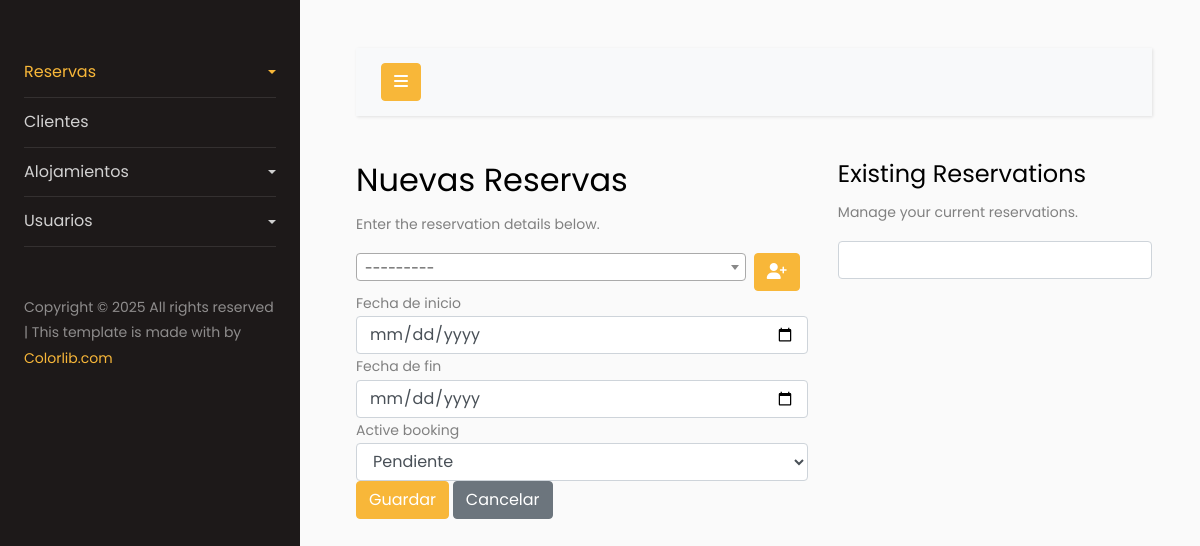
The page /mdreser/nueva-reserva on the database as committed earlier.
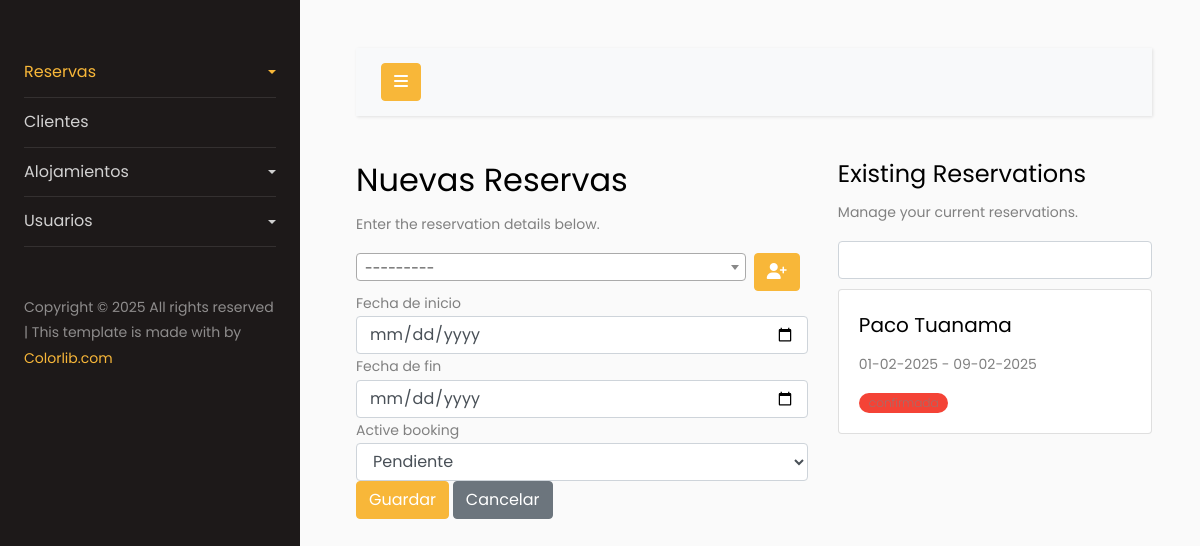
The same page on the database as committed later.
### clientes/models.py (models this page shows)
class ModelsClientes(models.Model):
    name_customer = models.CharField(max_length=100, verbose_name='Nombre Completo')
    last_name_customer = models.CharField(max_length=100, verbose_name='Apellido')
    email_customer = models.EmailField(max_length=100, unique=True, verbose_name='Email')
    phone_customer = models.CharField(max_length=100, verbose_name='Telefono')
    address_customer = models.CharField(max_length=100, verbose_name='Direccion')
    city_customer = models.CharField(max_length=100, verbose_name='Ciudad')
    active_customer = models.BooleanField(verbose_name='Estado', default=True)
    date_create_customer = models.DateTimeField(auto_now_add=True, verbose_name='Fecha de creacion')
    def __str__(self):
        return f"{self.name_customer} {self.last_name_customer}"
    class Meta:
        verbose_name = 'Cliente'
        verbose_name_plural = 'Clientes'
        db_table = 'clientes'

### ReserApp/views.py (the view, shortened to what this page needs)
# urls.py: path('nueva-reserva', ReservasView.as_view(), name='new-reserva'),
class ReservasView(View):
    template_name = 'index-reservas.html'
    def get(self, request, *args, **kwargs):
        word =  request.GET.get('search')
        context = {
            'form': FormularioReserva(),
            'form_customer': ClientesForm(),
            'reservas' :  ModelsReservas.objects.all()
        }
        print(word)
        return render(request, self.template_name, context)

### ReserApp/forms.py
class FormularioReserva(forms.ModelForm):
    class Meta:
        model = ModelsReservas
        fields = '__all__'
        widgets = {
            'date_start' : forms.DateInput(attrs={'type': 'date'}),
            'date_end' : forms.DateInput(attrs={'type': 'date'})
        }
    def __init__(self, *args, **kwargs):
        super().__init__(*args, **kwargs)
        for field_name, field in self.fields.items():
            field.widget.attrs['class'] = 'form-control'
            if field_name == 'customer_selection':
                field.widget.attrs['class'] = 'js-example-basic-single form-control'

### clientes/forms.py
class ClientesForm(ModelForm):
    class Meta:
        model = ModelsClientes
        fields = '__all__'
    def __init__(self, *args, **kwargs):
        super().__init__(*args, **kwargs)
        for field_name, field in self.fields.items():
            field.widget.attrs['class'] = 'form-control'

### ReserApp/templates/index-reservas.html (shortened to what this page needs)
{% extends 'index-intranet.html' %}
{% load static %}
{% block content %}
<div class="row">
  <div class="col-sm-7">
    <h2>Nuevas Reservas</h2>
    <p>Enter the reservation details below.</p>
    <form action="{% url 'ReserApp:new-reserva' %}" method="post">
      <div class="d-flex column-gap">
        <button type="button" class="btn btn-primary" data-bs-toggle="modal" data-bs-target="#myCustomerModal">
          <i class="fa-solid fa-user-plus"></i>
        </button>
      </div>
      <div>
        {{ form.date_start.label }}
        {{ form.date_start }}
      </div>
      <div>
        {{ form.date_end.label }}
        {{ form.date_end }}
      </div>
      <div>
        {{ form.active_booking.label }}
        {{ form.active_booking }}
      </div>
      <button class="btn btn-primary" type="submit">Guardar</button>
      <a href="#" class="btn btn-secondary">Cancelar</a>
    </form>
  </div>
  <div class="col-sm-5">
    <h4>Existing Reservations</h4>
    <p>Manage your current reservations.</p>
    <div>
      <form action="" method="get">
        <input type="search" name="search" id="" class="form-control" style="margin-bottom: 10px;">
      </form>
    </div>
    <div>
      {% for i in reservas %}
      <div class="card text-bg-light mb-3" style="max-width: 100%;">
        <div class="card-body">
          <h5 class="card-title">{{ i.customer_selection }}</h5>
          <p class="card-text">{{ i.date_start|date:'d-m-Y' }} - {{ i.date_end|date:'d-m-Y' }}</p>
          <p class="span-bg-danger">{{ i.active_booking }}</p>
        </div>
      </div>
      {% endfor %}
    </div>
  </div>
</div>
{% endblock %}

Rows that differ between the two databases and show on the page:
added ModelsClientes: customer_selection "Paco Tuanama"
Other text that changed with them:
new list line: "01-02-2025 - 09-02-2025"
